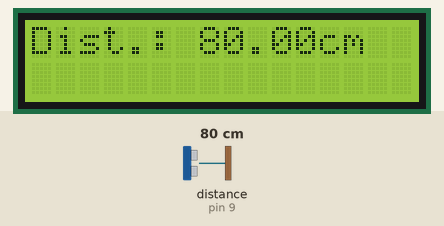
Bench run of a sketch on a simulated Arduino Uno, built with avr-gcc and run on an emulated ATmega328P. Shown: 16×2 character LCD. The test bench sets the inputs (shaded band); at power-on: distance to the obstacle (sensor on pin 9) 80 cm. The echo pulse lasts 58.3 µs per cm.

Above: at 3.2 s.
3.3 s: distance to the obstacle (sensor on pin 9) set to 2 cm
At 5.2 s:
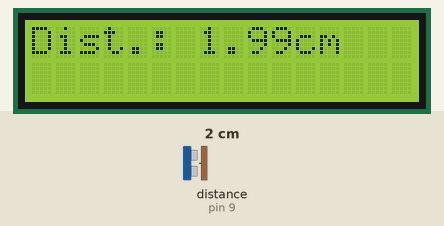
5.5 s: distance to the obstacle (sensor on pin 9) set to 4 cm
At 7.3 s:
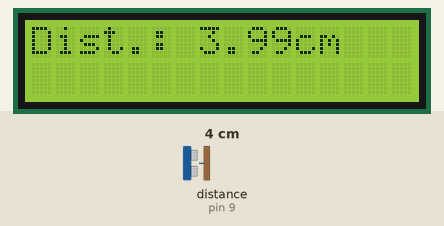
7.6 s: distance to the obstacle (sensor on pin 9) set to 9 cm
At 9.3 s:
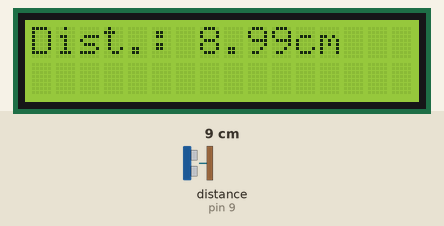
Timing chart, 0 to 10.8 s (numbered marks = the images above; inputs shaded):
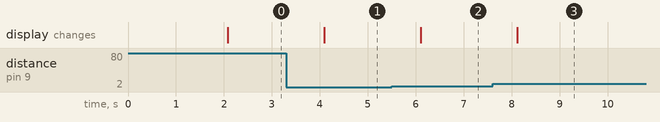

Measured:
- after the input at 3.3 s, the display: changes after 0.79 s (image 1)
- after the input at 5.5 s, the display: changes after 0.60 s (image 2)
- after the input at 7.6 s, the display: changes after 0.52 s (image 3)

The sketch:

distancia_com_ultrassom.ino
```cpp
//Programa: Conectando Sensor Ultrassonico HC-SR04 ao Arduino
//Autor: FILIPEFLOP

//Define os pinos para o trigger e echo
#define pino_trigger 8
#define pino_echo 9
#define contraste  6

//Carrega a biblioteca do sensor ultrassonico e do display lcd
#include <Ultrasonic.h>

//Inicializa o sensor nos pinos definidos acima
Ultrasonic ultrasonic(pino_trigger, pino_echo);


#include <LiquidCrystal.h>

// inicializa a biblioteca com os números dos pinos de interface
const int rs = 12, en = 11, d4 = 5, d5 = 4, d6 = 3, d7 = 2;
LiquidCrystal lcd(rs, en, d4, d5, d6, d7);

void setup()
{
  // Inicializamos a comunicacao com o display lcd
  lcd.begin(16, 2);

   /*
  Serial.begin(9600);
  Serial.println("Lendo dados do sensor...");
  */

  pinMode(pino_trigger, OUTPUT); //PINO DE TRIGGER
  pinMode(pino_echo, INPUT); // SINAL DE ECO

  analogWrite(contraste, 110);

  lcd.print("    DISTANCIA   ");
  lcd.setCursor(0, 1);
  lcd.print("    ULTRASSOM   ");
  delay(2000);
  lcd.clear();

}

void loop()
{

  //Le as informacoes do sensor, em cm e pol
  float cmMsec, inMsec;
  long microsec = ultrasonic.timing();
  cmMsec = ultrasonic.convert(microsec, Ultrasonic::CM);
  //inMsec = ultrasonic.convert(microsec, Ultrasonic::IN);

  lcd.clear();
  lcd.setCursor(0, 0);
  lcd.print("Dist.: ");
  lcd.print(cmMsec);
  lcd.print("cm");

  delay(1000);

  /*
  //Exibe informacoes no serial monitor
  Serial.print("Distancia em cm: ");
  Serial.println(cmMsec);
  // Serial.print(" - Distancia em polegadas: ");
  // Serial.println(inMsec);
  delay(1000);
  */
}
```
